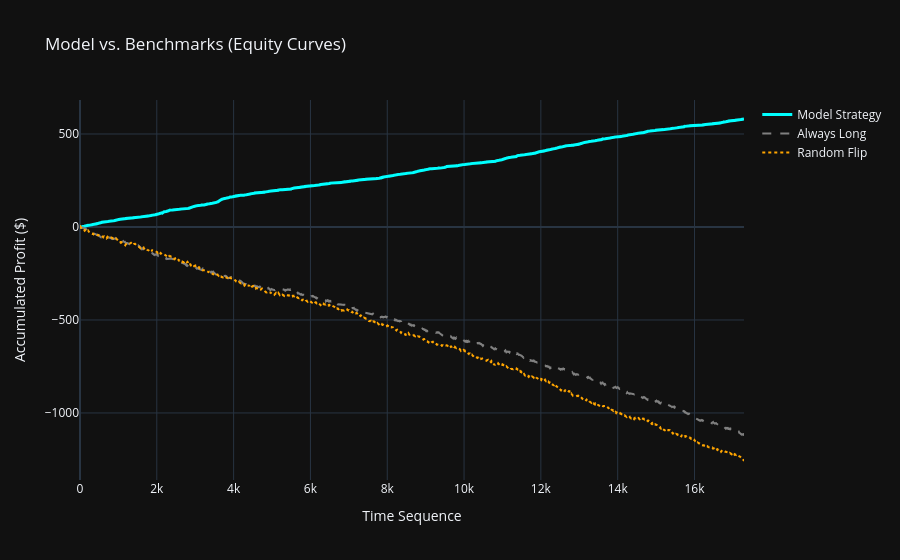

The code cell stored with this chart in its notebook:
### Code cell
# Cell 8 (Binary PnL Engine & Benchmark Comparison)

import plotly.graph_objects as go
import numpy as np

win_payout, loss_payout = 0.43, -0.57

# 1. Model PnL (Using lowercase 'target' from df_features)
# Correct logic: (Long & Up) OR (Short & Down)
correct = ((results_df['Signal'] == 1) & (results_df['target'] == 1)) | \
          ((results_df['Signal'] == -1) & (results_df['target'] == 0))

results_df['PnL'] = np.where(results_df['Signal'] == 0, 0.0, 
                             np.where(correct, win_payout, loss_payout))
results_df['Cum_PnL'] = results_df['PnL'].cumsum()

# 2. Benchmark (Always Long)
results_df['Benchmark_PnL'] = np.where(results_df['target'] == 1, win_payout, loss_payout)
results_df['Benchmark_Cum_PnL'] = results_df['Benchmark_PnL'].cumsum()

# 3. Benchmark (Random Coin Flip)
np.random.seed(42)
results_df['Random_Signal'] = np.random.choice([1, -1], size=len(results_df))
results_df['Random_PnL'] = np.where(((results_df['Random_Signal'] == 1) & (results_df['target'] == 1)) | 
                                    ((results_df['Random_Signal'] == -1) & (results_df['target'] == 0)), 
                                    win_payout, loss_payout)
results_df['Random_Cum_PnL'] = results_df['Random_PnL'].cumsum()

# Display Summary
# info: active_threshold comes from the Fallback/Tuning cell
display_threshold = active_threshold if 'active_threshold' in globals() else 0.62

print(f"--- Backtest Summary (Active Threshold: {display_threshold:.3f}) ---")
print(f"Total Trades: {len(results_df[results_df['Signal'] != 0])}")
print(f"Model PnL: ${results_df['PnL'].sum():.2f}")
print(f"Market Average (Always Long): ${results_df['Benchmark_PnL'].sum():.2f}")
print(f"Random Strategy PnL: ${results_df['Random_PnL'].sum():.2f}")
print(f"Model Win Rate: {results_df[results_df['Signal'] != 0]['PnL'].apply(lambda x: x > 0).mean():.2%}")

fig = go.Figure()
fig.add_trace(go.Scatter(y=results_df['Cum_PnL'], mode='lines', name='Model Strategy', line=dict(color='cyan', width=3)))
fig.add_trace(go.Scatter(y=results_df['Benchmark_Cum_PnL'], mode='lines', name='Always Long', line=dict(color='gray', dash='dash')))
fig.add_trace(go.Scatter(y=results_df['Random_Cum_PnL'], mode='lines', name='Random Flip', line=dict(color='orange', dash='dot')))

fig.update_layout(title='Model vs. Benchmarks (Equity Curves)',
                  xaxis_title='Time Sequence',
                  yaxis_title='Accumulated Profit ($)',
                  template='plotly_dark')
fig.show()

### Figure 1 — Plotly figure (JSON) as saved in the notebook; plotly's stock layout.template omitted (floating-point values rounded to 4 significant figures; data arrays with more than 128 entries replaced by an {"elided": "..."} marker saying what was removed)
{"data": [{"line": {"color": "cyan", "width": 3}, "mode": "lines", "name": "Model Strategy", "type": "scatter", "y": {"elided": "17290 float values"}}, {"line": {"color": "gray", "dash": "dash"}, "mode": "lines", "name": "Always Long", "type": "scatter", "y": {"elided": "17290 float values"}}, {"line": {"color": "orange", "dash": "dot"}, "mode": "lines", "name": "Random Flip", "type": "scatter", "y": {"elided": "17290 float values"}}], "layout": {"title": {"text": "Model vs. Benchmarks (Equity Curves)"}, "xaxis": {"title": {"text": "Time Sequence"}}, "yaxis": {"title": {"text": "Accumulated Profit ($)"}}}}
